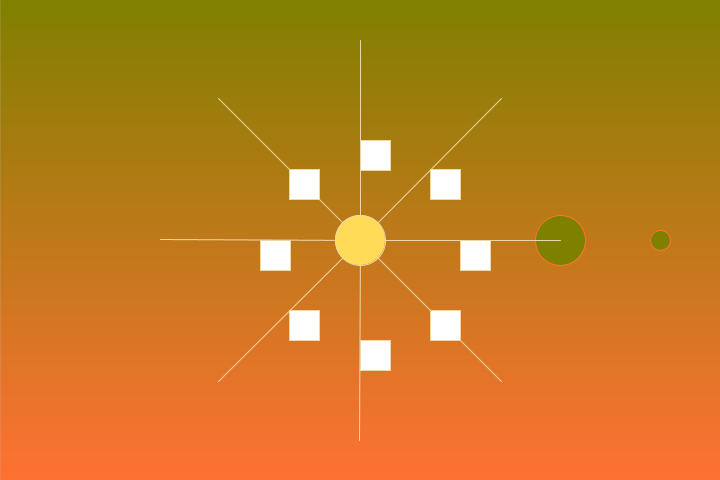
Frame 1 (no input)
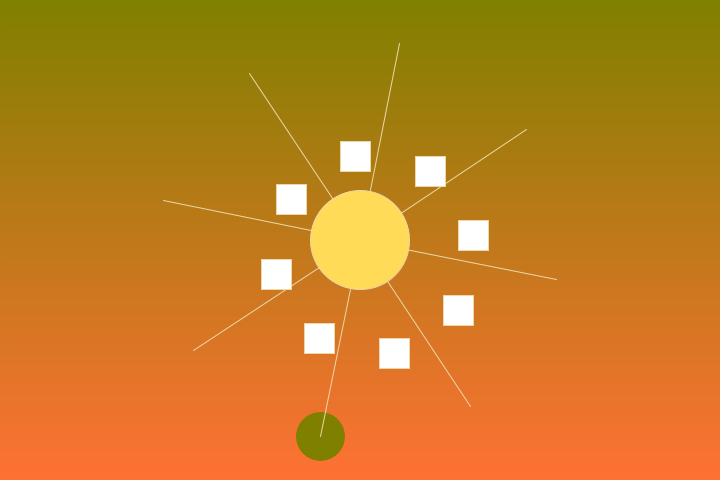
Frame 60 (the mouse pressed at the canvas centre just before this capture)
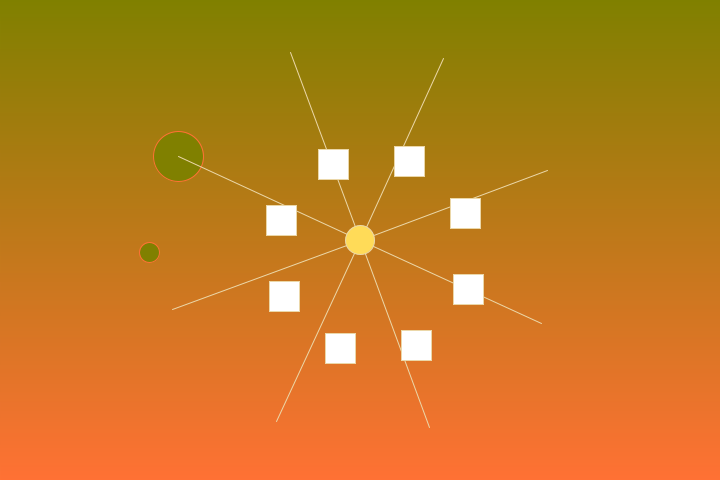
Frame 120 (the mouse held since frame 60 and released just before this capture)

The Processing sketch that drew these frames (run headless with seeded random() and noise(); from frame 60 on, the mouse is pressed at the canvas centre):

// Processing sketch: jonasmovingshapespat11
// ── jonasmovingshapespat11.pde
float angle = 0;
float radius = 200;
float speed = 0.03;
float orbitRadius = 100;

void setup() {
  size(720, 480);
  smooth();
}

void draw() {
  backgroundGradient();
  translate(width / 2, height / 2);

  // Main ball
  float x = radius * cos(angle);
  float y = radius * sin(angle);
  fill(128, 128, 0);
  ellipse(x, y, 50, 50);

  // Orbiting balls
  float orbitX = x + orbitRadius * cos(-angle * 3);
  float orbitY = y + orbitRadius * sin(-angle * 3);
  fill(128, 128, 0);
  ellipse(orbitX, orbitY, 20, 20);

  // Rotating lines
  float lineAngle = angle;
  for (int i = 0; i < 8; i++) {
    float lineX = radius * cos(lineAngle);
    float lineY = radius * sin(lineAngle);
    stroke(235, 215, 168);
    line(0, 0, lineX, lineY);
    lineAngle += TWO_PI / 8;
  }

  // Rotating squares
  float squareAngle = angle;
  for (int i = 0; i < 8; i++) {
    float squareX = orbitRadius * cos(-squareAngle);
    float squareY = orbitRadius * sin(-squareAngle);
    fill(255);
    rect(squareX, squareY, 30, 30);
    squareAngle += TWO_PI / 8;
  }

  // Pulsating circles
  float circleRadius = 50 + sin(angle) * 50;
  fill(255, 219, 88);
  ellipse(0, 0, circleRadius, circleRadius);

  angle += speed;

  // Bounce off the edges
  if (x > width / 2 || x < -width / 2) {
    speed *= -1;
  }
}

void backgroundGradient() {
  for (int y = 0; y < height; y++) {
    float inter = map(y, 0, height, 0, 1);
    color c = lerpColor(color(128, 128, 0), color(255, 113, 52), inter);
    stroke(c);
    line(0, y, width, y);
  }
}
